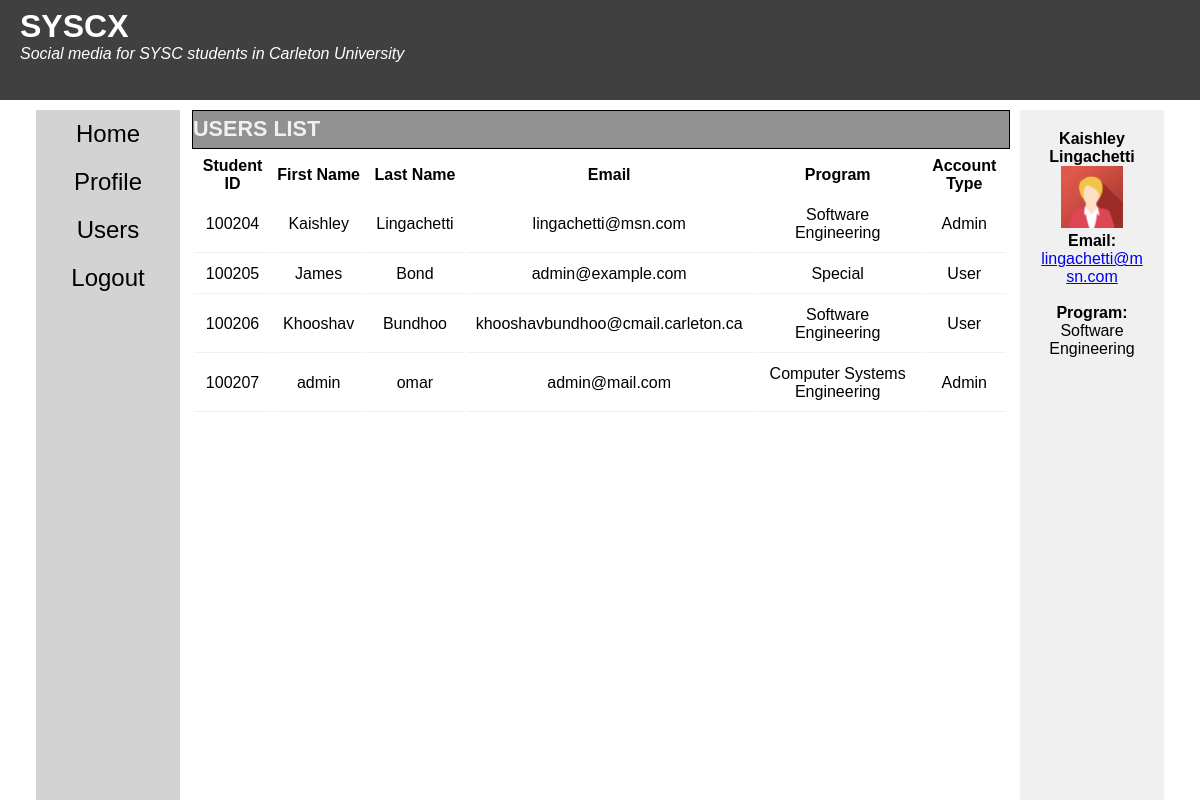
Page /user_list.php (signed in) on the committed database.
### tables this page shows
CREATE TABLE `users_info` (
  `student_id` int(10) NOT NULL,
  `student_email` varchar(150) NOT NULL,
  `first_name` varchar(150) NOT NULL,
  `last_name` varchar(150) NOT NULL,
  `DOB` date NOT NULL
);

CREATE TABLE `users_program` (
  `student_id` int(10) NOT NULL,
  `Program` varchar(50) NOT NULL
);

### common/authentication.php (called while the page is built, shortened)
<?php
   include("common/connection.php");
    $student_id = isset($_SESSION["student_id"]) ? (int) $_SESSION["student_id"] : null;
    if ($student_id !== null) {
        $sql = "SELECT * FROM users_info INNER JOIN users_permissions ON users_info.student_id = users_permissions.student_id WHERE users_info.student_id=?";
        $statement = $conn->prepare($sql);
        $statement->bind_param("i", $student_id);
        $statement->execute();
        $auth_result = $statement->get_result();
        $row = $auth_result->fetch_assoc();
        if ($auth_result->num_rows === 0) {
            unset($_SESSION["student_id"]);
        } else {
            $isLoggedIn = true;
            $isAdmin = $row["account_type"] === 0;
        }
    }
?>

### common/avatars.php (called while the page is built)
<?php
  $avatars = array(
    1 => "assets/images/img_avatar1.png",
    2 => "assets/images/img_avatar2.png",
    3 => "assets/images/img_avatar3.png",
    4 => "assets/images/img_avatar4.png",
    5 => "assets/images/img_avatar5.png"
  );
?>

### user_list.php (the view, shortened to what this page needs)
<?php
  include("common/authentication.php");
  if ($isLoggedIn) {
    if ($isAdmin) {
      $sql = "SELECT * FROM users_info
        INNER JOIN users_permissions ON users_info.student_id = users_permissions.student_id
        INNER JOIN users_program ON users_info.student_id = users_program.student_id;";
      $statement = $conn->prepare($sql);
      $statement->execute();
      $users_list_result = $statement->get_result();
    }
  } else {
    header("Location: login.php");
  }
?>
<!DOCTYPE html>
<html lang="en">
   <head>
      <link rel="stylesheet" href="assets/css/reset.css">
      <link rel="stylesheet" href="assets/css/style.css">
   </head>
   <body>
      <?php include("common/header.php"); ?>
      <div class="container">
         <?php include("common/nav.php"); ?>
         <main>
           <section>
            <h2>Users List</h2>
            <?php if($isAdmin): ?>
            <table id="users-list">
              <tbody>
                <tr>
                  <th>Student ID</th>
                  <th>First Name</th>
                  <th>Last Name</th>
                  <th>Email</th>
                  <th>Program</th>
                  <th>Account Type</th>
                </tr>
                <?php
                  if ($users_list_result) {
                    while($user = $users_list_result->fetch_assoc())
                    {
                        echo "<tr>";
                        echo "<td>" . $user['student_id'] . "</td>";
                        echo "<td>" . $user['first_name'] . "</td>";
                        echo "<td>" . $user['last_name'] . "</td>";
                        echo "<td>" . $user['student_email'] . "</td>";
                        echo "<td>" . $user['Program'] . "</td>";
                        echo "<td>" . ($user['account_type'] === 1 ? "User" : "Admin") . "</td>";
                        echo "</tr>";
                    }
                  }
                ?>
              </tbody>
            </table>
            <?php else: ?>
            <p class="redirect-link">Permission denied. <a href="register.php">Go back to Home</a></p>
            <?php endif; ?>
            </section>
         </main>
         <?php include("common/user_info.php"); ?>
      </div>
   </body>
</html>

### common/user_info.php (shortened to what this page needs)
<?php
  include("common/authentication.php");
  include("common/avatars.php");
  if ($isLoggedIn) {
    $sql = "SELECT * FROM users_info
      INNER JOIN users_program ON users_info.student_id = users_program.student_id
      INNER JOIN users_avatar ON users_info.student_id = users_avatar.student_id
      WHERE users_info.student_id=?;";
    $statement = $conn->prepare($sql);
    $statement->bind_param("i", $student_id);
    $statement->execute();
    $user_info_result = $statement->get_result();
    $row = $user_info_result->fetch_assoc();
    $student_email = $row['student_email'];
    $first_name = $row['first_name'];
    $last_name = $row['last_name'];
    $program = $row['Program'];
    $avatar = (int) $row['avatar'];
    $avatar = $avatar === 0 ? 1 : $avatar;
 }
?>
<div class="info-box">
  <?php if($isLoggedIn): ?>
  <h2><?php echo "$first_name $last_name"; ?></h2>
  <img id="avatar00" src="<?php echo $avatars[$avatar]; ?>" alt="Avatar Image" title="Avatar">
  <p> <strong>Email:</strong> <a href="mailto:<?php echo $student_email; ?>"><?php echo $student_email; ?></a></p> <br>
  <p><strong>Program:</strong> <?php echo $program; ?></p>
  <?php endif; ?>
</div>

### assets/css/style.css (style rules this page uses)
h1, h2, h3, nav, div { font-family: "Trebuchet MS", "Lucida Sans Unicode", "Lucida Grande", "Lucida Sans", Arial, sans-serif; }
body { font-family: "Lucida Sans", "Lucida Sans Regular", "Lucida Grande", "Lucida Sans Unicode", Geneva, Verdana, sans-serif; background-color: #ffffff; }
.container { display: flex; height: calc(100vh - 110px); }
main { background-color: white; width: 68%; margin: 0 1%; }
.info-box { width: 12%; margin: 0; margin-right: 3%; background-color: #f0f0f0; padding: 20px; box-sizing: border-box; text-align: center; word-wrap: break-word; }
section h2 { font-size: 21.6px; background-color: #919191; height: 27.2px; color: #f0f0f0; border: solid 1px black; text-transform: uppercase; width: 100%; margin-bottom: 5px; padding: 5px 0; }
#avatar00 { width: 60% ; }
#users-list { width: 100%; height: 100%; overflow-y: auto; }
#users-list td { padding: 10px; border-bottom: 1px solid #f0f0f0; text-align: center; }

### rows in the picture
users_info: users_program.student_id "100204", first_name "Kaishley", last_name "Lingachetti", student_email "lingachetti@msn.com", users_program.Program "Software Engineering", shows "Admin"
users_info: users_program.student_id "100205", first_name "James", last_name "Bond", student_email "admin@example.com", users_program.Program "Special", shows "User"
users_info: users_program.student_id "100206", first_name "Khooshav", last_name "Bundhoo", student_email "khooshavbundhoo@cmail.carleton.ca", users_program.Program "Software Engineering", shows "User"
users_info: users_program.student_id "100207", first_name "admin", last_name "omar", student_email "admin@mail.com", users_program.Program "Computer Systems Engineering", shows "Admin"
